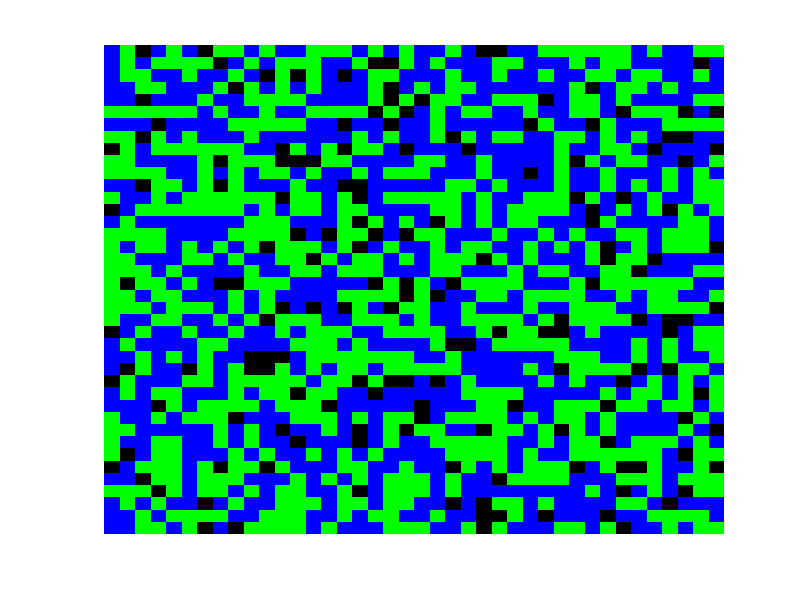
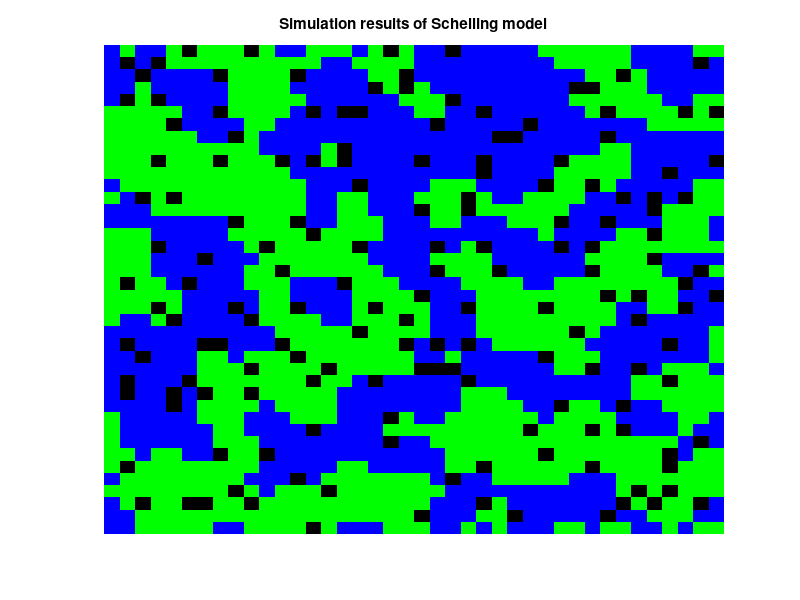
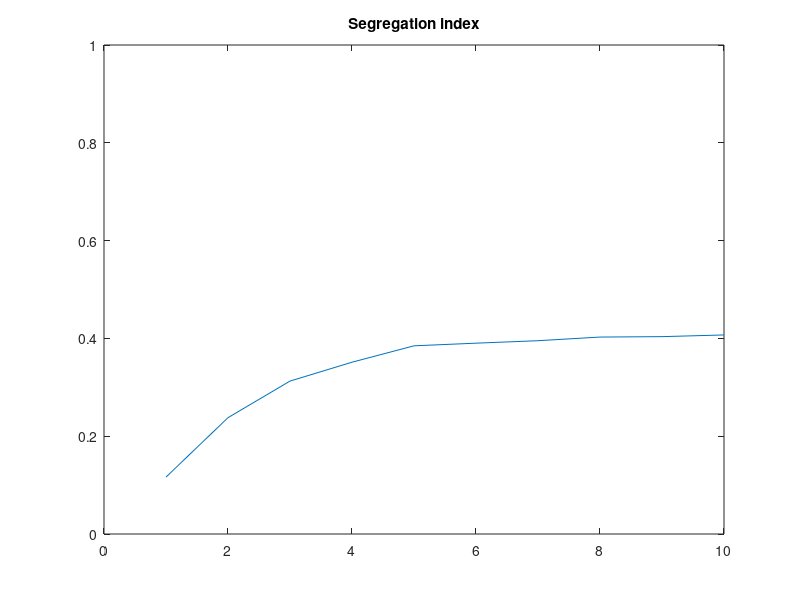

The MATLAB script that drew these images, in order:
% SYDE 332
% Racial Segregation Model Attempt

% size of grid
n = 40;

% proportion of vacancies
vacanicies_proportion = 0.1;

% number of races
T = 2;

% colors
map = [0 0 0; 1 0 0; 0 1 0; 0 0 1];

% racial dispreference parameter
% minimum fraction of friends that I need to be satisfied
sameness = 4/8;

max_iterations = 10000;

% initialize
z = zeros(n);

for i=1:n
    for j=1:n
        if rand > vacanicies_proportion
            z(i,j) = randi(T);
        end
    end
end

[row,col] = find(z(:,:,1)==0);
pos_vacancies = [row col];

figure,
imagesc(z);
colormap(map);
axis('off');

number_of_moves = zeros(1,max_iterations);

%% run simulation
total_neighbours = 8;
seg_index = [];

for k=1:max_iterations
    x = randperm(n);
    for i=x
        y = randperm(n);
        for j=y
            if z(i,j)~=0
                not_like_me = 0;

                if i~=1 && z(i-1,j) ~= z(i,j) && z(i-1,j) ~=0
                    not_like_me = not_like_me +1;
                end
                if i~=n && z(i+1,j) ~= z(i,j) && z(i+1,j) ~=0
                    not_like_me = not_like_me +1;
                end
                if j~=1 && z(i,j-1) ~= z(i,j) && z(i,j-1) ~=0
                    not_like_me = not_like_me +1;
                end
                if j~=n && z(i,j+1) ~= z(i,j) && z(i,j+1) ~=0
                    not_like_me = not_like_me +1;
                end
                if i~=1 && j~=1 && z(i-1,j-1) ~= z(i,j) && z(i-1,j-1) ~= 0
                    not_like_me = not_like_me +1;
                end
                if i~=1 && j~=n && z(i-1,j+1) ~= z(i,j) && z(i-1,j+1) ~= 0
                    not_like_me = not_like_me +1;
                end
                if i~=n && j~=1 && z(i+1,j-1) ~= z(i,j) && z(i+1,j-1) ~= 0
                    not_like_me = not_like_me +1;
                end
                if i~=n && j~=n && z(i+1,j+1) ~= z(i,j) && z(i+1,j+1) ~= 0
                    not_like_me = not_like_me +1;
                end
                
                friends = total_neighbours - not_like_me;

                if friends/total_neighbours < sameness
                    
                    idx = randperm(length(pos_vacancies));
                    
                    p = 1;
                    
                    new_x = pos_vacancies(idx(p),1);
                    new_y = pos_vacancies(idx(p),2);

                    z(new_x,new_y) = z(i,j);
                    z(i,j) = 0;
                    number_of_moves(k) = number_of_moves(k) + 1;
                    pos_vacancies(idx(p),1) = i;
                    pos_vacancies(idx(p),2) = j;
                    

                end
            end
%             imagesc(z);
%             colormap(map);
%             axis('off');
%             pause(0.0001);

        end
    end
    if number_of_moves(k) == 0
        disp('number of iterations to convergence: ')
        disp(k);
        disp('total number of moves to convergence: ')
        disp(sum(number_of_moves))
        break;
    end
    
    SAME = [];

    for i=1:n
        for j=1:n

            race = z(i,j,1);
            s = 0;

            % Check that z(i,j,1) isn't a vacancy
            if race
                num_neighbours = 0;

                if i > 1 
                    if z(i-1,j,1) == race
                        s = s + 1;
                    end
                    
                    if z(i-1,j,1)
                        num_neighbours = num_neighbours + 1;
                    end
                    
                    if j > 1 
                        if z(i-1,j-1,1) == race
                            s = s + 1;
                        end
                        
                        if z(i-1,j-1,1)
                            num_neighbours = num_neighbours + 1;
                        end
                    end
                    
                    if j < n 
                        if z(i-1, j+1, 1) == race
                            s = s + 1;
                        end
                        
                        if z(i-1, j+1, 1)
                            num_neighbours = num_neighbours + 1;
                        end
                    end
                end

                if i < n 
                    if z(i+1,j,1) == race
                        s = s + 1;
                    end
                    
                    if z(i+1, j, 1)
                        num_neighbours = num_neighbours + 1;
                    end
                    
                    if j > 1 
                        if z(i+1,j-1,1) == race
                            s = s + 1;
                        end
                        
                        if z(i+1, j-1, 1)
                            num_neighbours = num_neighbours + 1;
                        end
                    end
                    
                    if j < n
                        if z(i+1, j+1, 1) == race
                            s = s + 1;
                        end
                        
                        if z(i+1, j+1, 1)
                            num_neighbours = num_neighbours + 1;
                        end
                    end
 
                end

                if j > 1 
                    if z(i,j-1,1) == race
                        s = s + 1;
                    end
                    
                    if z(i, j-1, 1)
                        num_neighbours = num_neighbours + 1;
                    end
                end

                if j < n 
                    if z(i,j+1,1) == race
                        s = s + 1;
                    end
                    
                    if z(i, j+1, 1)
                        num_neighbours = num_neighbours + 1;
                    end
                end 
                
            end
            
            SAME(i,j) = s/num_neighbours;
        end
    end
    
    %mean(mean(SAME))
    seg_index = [seg_index, (mean(mean(SAME))-0.5)*2];
    
end

seg_index

figure,
imagesc(z);
colormap(map);
title('Simulation results of Schelling model');
axis('off');

figure,
plot(seg_index);
title('Segregation index');
axis([0 inf 0 1])

%% plot number of moves
% iterant = 1:max_iterations;
% figure,
% plot(log10(iterant), log10(number_of_moves));
